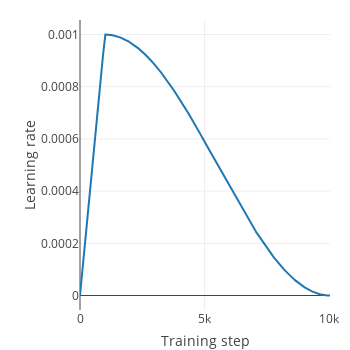

The notebook cell this image was saved under:
### Code cell
cosine_decay = tf.train.cosine_decay_restarts
lr_func = fw.train.one_cycle_lr(LEARNING_RATE, total_steps, warmup_steps, cosine_decay)
fw.plt.plot_lr_func(lr_func, total_steps)

### Figure 1 — Plotly figure (JSON) as saved in the notebook; plotly's stock layout.template omitted (floating-point values rounded to 4 significant figures; data arrays with more than 128 entries replaced by an {"elided": "..."} marker saying what was removed)
{"data": [{"y": {"elided": "10032 float values"}, "type": "scatter", "uid": "dcf902a9-5fb2-4746-a05f-456774e47214"}], "layout": {"autosize": false, "yaxis": {"title": {"text": "Learning rate"}}, "height": 350, "width": 350, "xaxis": {"title": {"text": "Training step"}}, "margin": {"r": 20, "b": 40, "l": 80, "t": 20}}}
